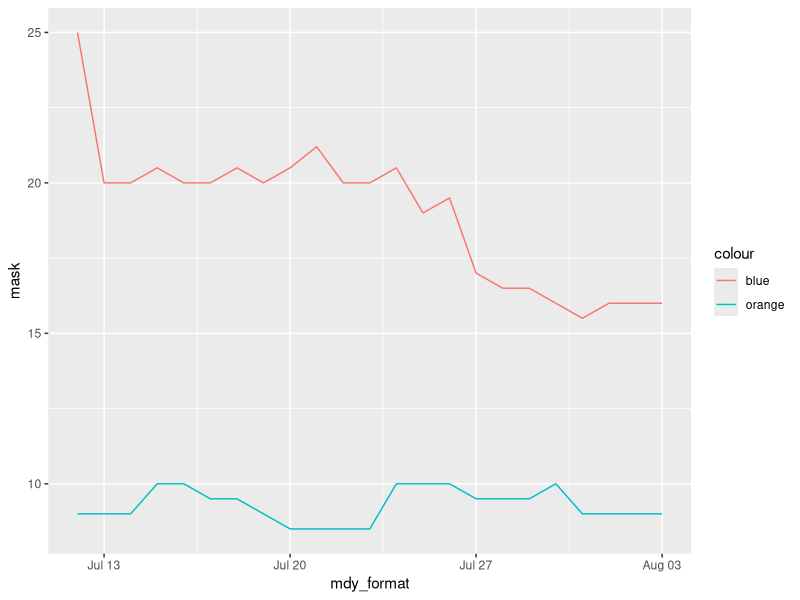

The R source for this figure:
## ---- chunk 1
library(tidyverse) 
library(lubridate)
## ---- chunk 2
df <- tribble(
  ~date, ~mask, ~nomask,
  "7/12/2020", 25, 9,
  "7/13/2020", 20, 9,
  "7/14/2020", 20, 9,
  "7/15/2020", 20.5,10,
  "7/16/2020", 20,10,
  "7/17/2020", 20, 9.5,
  "7/18/2020", 20.5, 9.5,
  "7/19/2020", 20, 9,
  "7/20/2020", 20.5,8.5,
  "7/21/2020", 21.2, 8.5,
  "7/22/2020", 20,8.5,
  "7/23/2020", 20, 8.5,
  "7/24/2020", 20.5,10,
  "7/25/2020", 19,10,
  "7/26/2020", 19.5,10,
  "7/27/2020", 17, 9.5,
  "7/28/2020", 16.5, 9.5,
  "7/29/2020", 16.5,9.5,
  "7/30/2020", 16, 10,
  "7/31/2020", 15.5,9,
  "8/1/2020", 16,9,
  "8/2/2020", 16,9,
  "8/3/2020", 16,9,)
## ---- chunk 3
df %>%
  mutate(
    mdy_format = mdy(date)
  ) %>%

  ggplot(mapping = aes(x = mdy_format)) +
  geom_line(mapping = aes(y = mask, colour = "blue")) +
  geom_line(mapping = aes(y = nomask, colour = "orange"))
